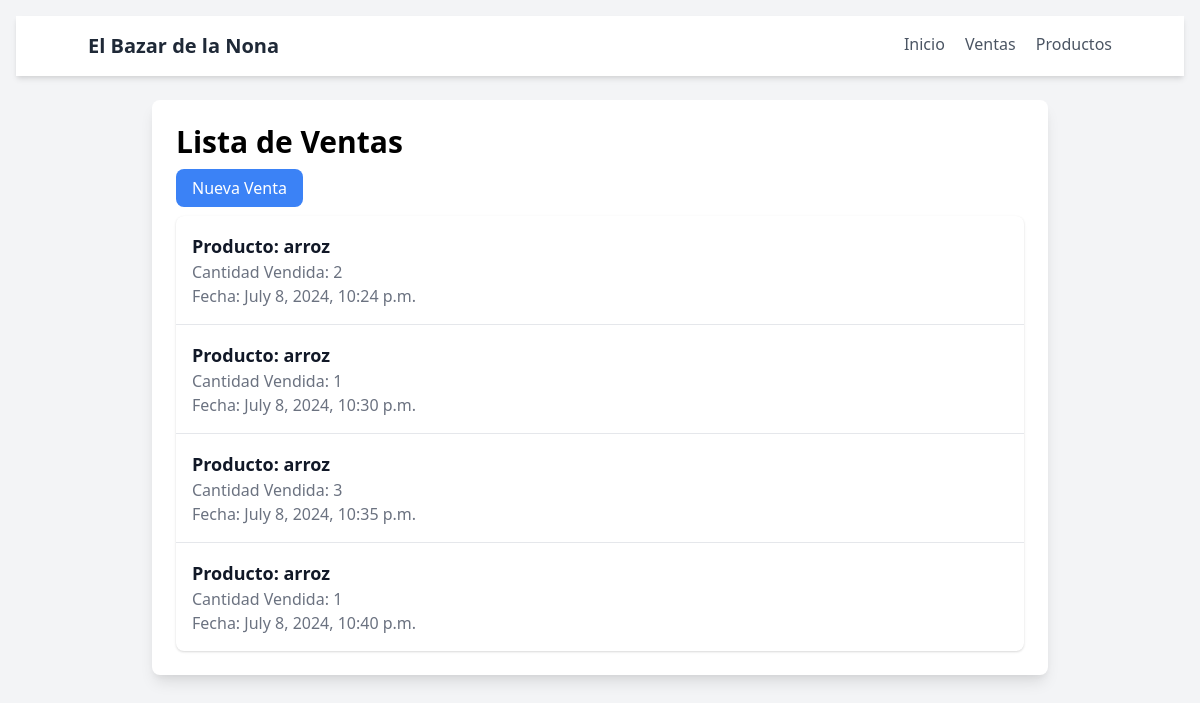
/ventas/, run on the app's committed database.
### tienda/models.py (models this page shows, shortened)
class Venta(models.Model):
    producto = models.ForeignKey(Producto, on_delete=models.CASCADE)
    cantidad_vendida = models.IntegerField()
    fecha = models.DateTimeField(auto_now_add=True)

class Producto(models.Model):
    nombre = models.CharField(max_length=100)
    descripcion = models.TextField()
    precio = models.DecimalField(max_digits=10, decimal_places=0)
    cantidad = models.IntegerField()

### tienda/views.py (the view)
# urls.py: path('ventas/', views.lista_ventas, name='lista_ventas'),
def lista_ventas(request):
    ventas = Venta.objects.all()
    return render(request, 'tienda/lista_ventas.html', {'ventas': ventas})

### tienda/templates/tienda/lista_ventas.html (shortened to what this page needs)
{% extends 'tienda/base.html' %}
{% block content %}
<h1 class="text-3xl font-semibold mb-4">Lista de Ventas</h1>
<div class="mb-4">
    <a href="{% url 'nueva_venta' %}" class="bg-blue-500 hover:bg-blue-600 text-white py-2 px-4 rounded-lg">Nueva Venta</a>
</div>
<div class="bg-white shadow overflow-hidden sm:rounded-lg">
    <ul class="divide-y divide-gray-200">
        {% for venta in ventas %}
        <li class="py-4 px-4 flex items-center justify-between">
            <div>
                <p class="text-lg font-semibold text-gray-900">Producto: {{ venta.producto.nombre }}</p>
                <p class="text-gray-500">Cantidad Vendida: {{ venta.cantidad_vendida }}</p>
                <p class="text-gray-500">Fecha: {{ venta.fecha }}</p>
            </div>
        </li>
        {% empty %}
        <li class="py-4 px-4">No hay ventas registradas.</li>
        {% endfor %}
    </ul>
</div>
{% endblock %}

### tienda/templates/tienda/base.html (shortened to what this page needs)
<!DOCTYPE html>
<html lang="es">
<head>
    <link href="https://cdn.jsdelivr.net/npm/tailwindcss@2.2.19/dist/tailwind.min.css" rel="stylesheet">
</head>
<body class="bg-gray-100 p-4">
    <nav class="bg-white shadow-md mb-6 p-4">
        <div class="container mx-auto">
            <a href="{% url 'index' %}" class="text-xl font-semibold text-gray-800">El Bazar de la Nona</a>
            <div class="float-right">
                <a href="{% url 'index' %}" class="ml-4 text-gray-600 hover:text-gray-800">Inicio</a>
                <a href="{% url 'lista_ventas' %}" class="ml-4 text-gray-600 hover:text-gray-800">Ventas</a>
                <a href="{% url 'lista_productos' %}" class="ml-4 text-gray-600 hover:text-gray-800">Productos</a>
            </div>
        </div>
    </nav>
    <div class="max-w-4xl mx-auto bg-white p-6 rounded-lg shadow-lg">
        {% block content %}
        {% endblock %}
    </div>
</body>
</html>

### data on the page
Venta: producto.nombre "arroz", cantidad_vendida "2", fecha "July 8, 2024, 10:24 p.m."
Venta: producto.nombre "arroz", cantidad_vendida "1", fecha "July 8, 2024, 10:30 p.m."
Venta: producto.nombre "arroz", cantidad_vendida "3", fecha "July 8, 2024, 10:35 p.m."
Venta: producto.nombre "arroz", cantidad_vendida "1", fecha "July 8, 2024, 10:40 p.m."
